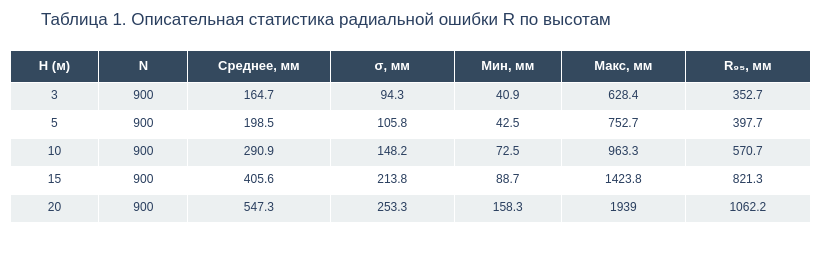

Notebook source saved alongside this figure:
### Markdown cell above
### Описательная статистика

Для первичной характеристики выборки вычислим основные числовые показатели радиальной ошибки $R$ в каждой высотной группе: объём подвыборки $N$, среднее $\bar{R}$, стандартное отклонение $\sigma$, минимум, максимум и 95-й процентиль $R$

### Code cell
desc = (
    df.groupby("H", sort=True)["R"]
    .agg(
        N="count",
        Среднее="mean",
        Ст_откл="std",
        Минимум="min",
        Максимум="max",
        P95=lambda x: x.quantile(0.95)
    )
    .round(1)
)
desc.index.name = "H (м)"
desc.columns = ["N", "Среднее, мм", "σ, мм", "Мин, мм", "Макс, мм", "R₉₅, мм"]

fig = go.Figure(data=[go.Table(
    columnwidth=[50, 50, 80, 70, 60, 70, 70],
    header=dict(
        values=["<b>H (м)</b>"] + [f"<b>{c}</b>" for c in desc.columns],
        fill_color="#34495e", font=dict(color="white", size=13),
        align="center", height=32,
    ),
    cells=dict(
        values=[desc.index.tolist()] + [desc[c].tolist() for c in desc.columns],
        fill_color=[["#ecf0f1", "#ffffff"] * 3],
        font=dict(size=12), align="center", height=28,
    )
)])
fig.update_layout(
    title="Таблица 1. Описательная статистика радиальной ошибки R по высотам",
    width=820, height=260, margin=dict(l=10, r=10, t=50, b=10),
    font=dict(family="Arial"),
)
fig.show()

n_per_h = len(df) // df["H"].nunique()
n_days = df["date"].nunique()
print(f"{n_per_h} измерений на высоту: {n_days} дней × 5 точек × 3 повтора = {n_per_h}")

print("\nОписательная статистика непрерывных ковариат:")
for col, unit in [("V", "м/с"), ("gusts", "м/с"), ("cloud", "%"), ("sat", "шт.")]:
    vals = df[col].dropna()
    print(f"  {col}: среднее = {vals.mean():.1f} {unit}, σ = {vals.std():.1f}, "
          f"диапазон [{vals.min():.1f} – {vals.max():.1f}]")

### Figure 1 — Plotly figure (JSON) as saved in the notebook; plotly's stock layout.template omitted (floating-point values rounded to 4 significant figures)
{"data": [{"cells": {"align": "center", "fill": {"color": [["#ecf0f1", "#ffffff", "#ecf0f1", "#ffffff", "#ecf0f1", "#ffffff"]]}, "font": {"size": 12}, "height": 28, "values": [[3, 5, 10, 15, 20], [900, 900, 900, 900, 900], [164.7, 198.5, 290.9, 405.6, 547.3], [94.3, 105.8, 148.2, 213.8, 253.3], [40.9, 42.5, 72.5, 88.7, 158.3], [628.4, 752.7, 963.3, 1424.0, 1939], [352.7, 397.7, 570.7, 821.3, 1062.0]]}, "columnwidth": [50, 50, 80, 70, 60, 70, 70], "header": {"align": "center", "fill": {"color": "#34495e"}, "font": {"color": "white", "size": 13}, "height": 32, "values": ["<b>H (м)</b>", "<b>N</b>", "<b>Среднее, мм</b>", "<b>σ, мм</b>", "<b>Мин, мм</b>", "<b>Макс, мм</b>", "<b>R₉₅, мм</b>"]}, "type": "table"}], "layout": {"font": {"family": "Arial"}, "height": 260, "margin": {"b": 10, "l": 10, "r": 10, "t": 50}, "title": {"text": "Таблица 1. Описательная статистика радиальной ошибки R по высотам"}, "width": 820}}
